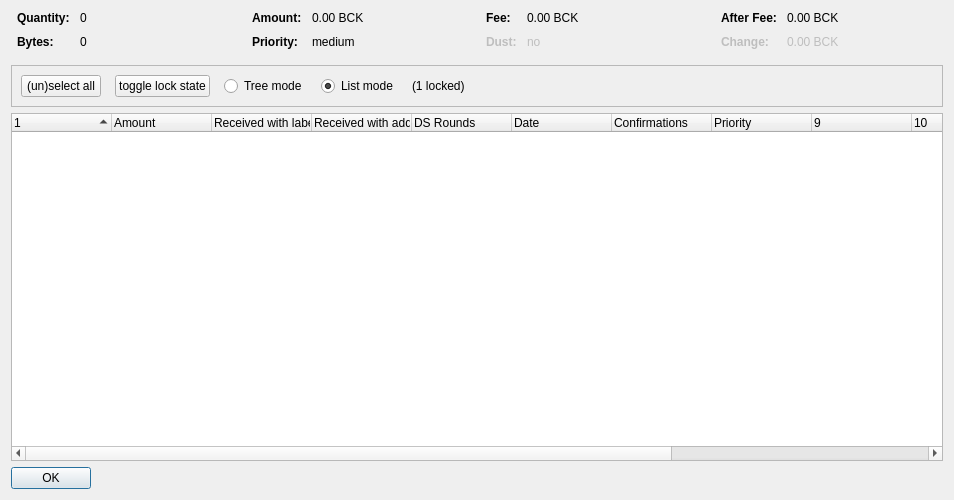
<?xml version="1.0" encoding="UTF-8"?>
<ui version="4.0">
 <class>CoinControlDialog</class>
 <widget class="QDialog" name="CoinControlDialog">
  <property name="geometry">
   <rect>
    <x>0</x>
    <y>0</y>
    <width>954</width>
    <height>500</height>
   </rect>
  </property>
  <property name="windowTitle">
   <string>Coin Selection</string>
  </property>
  <layout class="QVBoxLayout" name="verticalLayout">
   <item>
    <layout class="QHBoxLayout" name="horizontalLayoutTop" stretch="0,0,0,0">
     <property name="topMargin">
      <number>0</number>
     </property>
     <property name="bottomMargin">
      <number>10</number>
     </property>
     <item>
      <layout class="QFormLayout" name="formLayoutCoinControl1">
       <property name="horizontalSpacing">
        <number>10</number>
       </property>
       <property name="verticalSpacing">
        <number>10</number>
       </property>
       <property name="leftMargin">
        <number>6</number>
       </property>
       <property name="rightMargin">
        <number>6</number>
       </property>
       <item row="0" column="0">
        <widget class="QLabel" name="labelCoinControlQuantityText">
         <property name="font">
          <font>
           <weight>75</weight>
           <bold>true</bold>
          </font>
         </property>
         <property name="text">
          <string>Quantity:</string>
         </property>
        </widget>
       </item>
       <item row="0" column="1">
        <widget class="QLabel" name="labelCoinControlQuantity">
         <property name="cursor">
          <cursorShape>IBeamCursor</cursorShape>
         </property>
         <property name="contextMenuPolicy">
          <enum>Qt::ActionsContextMenu</enum>
         </property>
         <property name="text">
          <string notr="true">0</string>
         </property>
         <property name="textInteractionFlags">
          <set>Qt::LinksAccessibleByMouse|Qt::TextSelectableByKeyboard|Qt::TextSelectableByMouse</set>
         </property>
        </widget>
       </item>
       <item row="1" column="0">
        <widget class="QLabel" name="labelCoinControlBytesText">
         <property name="font">
          <font>
           <weight>75</weight>
           <bold>true</bold>
          </font>
         </property>
         <property name="text">
          <string>Bytes:</string>
         </property>
        </widget>
       </item>
       <item row="1" column="1">
        <widget class="QLabel" name="labelCoinControlBytes">
         <property name="cursor">
          <cursorShape>IBeamCursor</cursorShape>
         </property>
         <property name="contextMenuPolicy">
          <enum>Qt::ActionsContextMenu</enum>
         </property>
         <property name="text">
          <string notr="true">0</string>
         </property>
         <property name="textInteractionFlags">
          <set>Qt::LinksAccessibleByMouse|Qt::TextSelectableByKeyboard|Qt::TextSelectableByMouse</set>
         </property>
        </widget>
       </item>
      </layout>
     </item>
     <item>
      <layout class="QFormLayout" name="formLayoutCoinControl2">
       <property name="horizontalSpacing">
        <number>10</number>
       </property>
       <property name="verticalSpacing">
        <number>10</number>
       </property>
       <property name="leftMargin">
        <number>6</number>
       </property>
       <property name="rightMargin">
        <number>6</number>
       </property>
       <item row="0" column="0">
        <widget class="QLabel" name="labelCoinControlAmountText">
         <property name="font">
          <font>
           <weight>75</weight>
           <bold>true</bold>
          </font>
         </property>
         <property name="text">
          <string>Amount:</string>
         </property>
        </widget>
       </item>
       <item row="0" column="1">
        <widget class="QLabel" name="labelCoinControlAmount">
         <property name="cursor">
          <cursorShape>IBeamCursor</cursorShape>
         </property>
         <property name="contextMenuPolicy">
          <enum>Qt::ActionsContextMenu</enum>
         </property>
         <property name="text">
          <string notr="true">0.00 BCK</string>
         </property>
         <property name="textInteractionFlags">
          <set>Qt::LinksAccessibleByMouse|Qt::TextSelectableByKeyboard|Qt::TextSelectableByMouse</set>
         </property>
        </widget>
       </item>
       <item row="1" column="0">
        <widget class="QLabel" name="labelCoinControlPriorityText">
         <property name="font">
          <font>
           <weight>75</weight>
           <bold>true</bold>
          </font>
         </property>
         <property name="text">
          <string>Priority:</string>
         </property>
        </widget>
       </item>
       <item row="1" column="1">
        <widget class="QLabel" name="labelCoinControlPriority">
         <property name="cursor">
          <cursorShape>IBeamCursor</cursorShape>
         </property>
         <property name="contextMenuPolicy">
          <enum>Qt::ActionsContextMenu</enum>
         </property>
         <property name="text">
          <string>medium</string>
         </property>
         <property name="textInteractionFlags">
          <set>Qt::LinksAccessibleByMouse|Qt::TextSelectableByKeyboard|Qt::TextSelectableByMouse</set>
         </property>
        </widget>
       </item>
      </layout>
     </item>
     <item>
      <layout class="QFormLayout" name="formLayoutCoinControl3">
       <property name="horizontalSpacing">
        <number>10</number>
       </property>
       <property name="verticalSpacing">
        <number>10</number>
       </property>
       <property name="leftMargin">
        <number>6</number>
       </property>
       <property name="rightMargin">
        <number>6</number>
       </property>
       <item row="0" column="0">
        <widget class="QLabel" name="labelCoinControlFeeText">
         <property name="font">
          <font>
           <weight>75</weight>
           <bold>true</bold>
          </font>
         </property>
         <property name="text">
          <string>Fee:</string>
         </property>
        </widget>
       </item>
       <item row="0" column="1">
        <widget class="QLabel" name="labelCoinControlFee">
         <property name="cursor">
          <cursorShape>IBeamCursor</cursorShape>
         </property>
         <property name="contextMenuPolicy">
          <enum>Qt::ActionsContextMenu</enum>
         </property>
         <property name="text">
          <string notr="true">0.00 BCK</string>
         </property>
         <property name="textInteractionFlags">
          <set>Qt::LinksAccessibleByMouse|Qt::TextSelectableByKeyboard|Qt::TextSelectableByMouse</set>
         </property>
        </widget>
       </item>
       <item row="1" column="0">
        <widget class="QLabel" name="labelCoinControlLowOutputText">
         <property name="enabled">
          <bool>false</bool>
         </property>
         <property name="font">
          <font>
           <weight>75</weight>
           <bold>true</bold>
          </font>
         </property>
         <property name="text">
          <string>Dust:</string>
         </property>
        </widget>
       </item>
       <item row="1" column="1">
        <widget class="QLabel" name="labelCoinControlLowOutput">
         <property name="enabled">
          <bool>false</bool>
         </property>
         <property name="cursor">
          <cursorShape>IBeamCursor</cursorShape>
         </property>
         <property name="contextMenuPolicy">
          <enum>Qt::ActionsContextMenu</enum>
         </property>
         <property name="text">
          <string>no</string>
         </property>
         <property name="textInteractionFlags">
          <set>Qt::LinksAccessibleByMouse|Qt::TextSelectableByKeyboard|Qt::TextSelectableByMouse</set>
         </property>
        </widget>
       </item>
      </layout>
     </item>
     <item>
      <layout class="QFormLayout" name="formLayoutCoinControl4">
       <property name="horizontalSpacing">
        <number>10</number>
       </property>
       <property name="verticalSpacing">
        <number>10</number>
       </property>
       <property name="leftMargin">
        <number>6</number>
       </property>
       <property name="rightMargin">
        <number>6</number>
       </property>
       <item row="0" column="0">
        <widget class="QLabel" name="labelCoinControlAfterFeeText">
         <property name="font">
          <font>
           <weight>75</weight>
           <bold>true</bold>
          </font>
         </property>
         <property name="text">
          <string>After Fee:</string>
         </property>
        </widget>
       </item>
       <item row="0" column="1">
        <widget class="QLabel" name="labelCoinControlAfterFee">
         <property name="cursor">
          <cursorShape>IBeamCursor</cursorShape>
         </property>
         <property name="contextMenuPolicy">
          <enum>Qt::ActionsContextMenu</enum>
         </property>
         <property name="text">
          <string notr="true">0.00 BCK</string>
         </property>
         <property name="textInteractionFlags">
          <set>Qt::LinksAccessibleByMouse|Qt::TextSelectableByKeyboard|Qt::TextSelectableByMouse</set>
         </property>
        </widget>
       </item>
       <item row="1" column="0">
        <widget class="QLabel" name="labelCoinControlChangeText">
         <property name="enabled">
          <bool>false</bool>
         </property>
         <property name="font">
          <font>
           <weight>75</weight>
           <bold>true</bold>
          </font>
         </property>
         <property name="text">
          <string>Change:</string>
         </property>
        </widget>
       </item>
       <item row="1" column="1">
        <widget class="QLabel" name="labelCoinControlChange">
         <property name="enabled">
          <bool>false</bool>
         </property>
         <property name="cursor">
          <cursorShape>IBeamCursor</cursorShape>
         </property>
         <property name="contextMenuPolicy">
          <enum>Qt::ActionsContextMenu</enum>
         </property>
         <property name="text">
          <string notr="true">0.00 BCK</string>
         </property>
         <property name="textInteractionFlags">
          <set>Qt::LinksAccessibleByMouse|Qt::TextSelectableByKeyboard|Qt::TextSelectableByMouse</set>
         </property>
        </widget>
       </item>
      </layout>
     </item>
    </layout>
   </item>
   <item>
    <widget class="QFrame" name="frame">
     <property name="minimumSize">
      <size>
       <width>0</width>
       <height>40</height>
      </size>
     </property>
     <property name="frameShape">
      <enum>QFrame::StyledPanel</enum>
     </property>
     <property name="frameShadow">
      <enum>QFrame::Sunken</enum>
     </property>
     <layout class="QHBoxLayout" name="horizontalLayout">
      <item>
       <layout class="QHBoxLayout" name="horizontalLayoutPanel" stretch="0,0,0,0,0,0">
        <property name="spacing">
         <number>14</number>
        </property>
        <item>
         <widget class="QPushButton" name="pushButtonSelectAll">
          <property name="sizePolicy">
           <sizepolicy hsizetype="Maximum" vsizetype="Fixed">
            <horstretch>0</horstretch>
            <verstretch>0</verstretch>
           </sizepolicy>
          </property>
          <property name="text">
           <string>(un)select all</string>
          </property>
          <property name="autoDefault">
           <bool>false</bool>
          </property>
         </widget>
        </item>
        <item>
         <widget class="QPushButton" name="pushButtonToggleLock">
          <property name="sizePolicy">
           <sizepolicy hsizetype="Maximum" vsizetype="Fixed">
            <horstretch>0</horstretch>
            <verstretch>0</verstretch>
           </sizepolicy>
          </property>
          <property name="text">
           <string>toggle lock state</string>
          </property>
          <property name="autoDefault">
           <bool>false</bool>
          </property>
         </widget>
        </item>
        <item>
         <widget class="QRadioButton" name="radioTreeMode">
          <property name="sizePolicy">
           <sizepolicy hsizetype="Maximum" vsizetype="Fixed">
            <horstretch>0</horstretch>
            <verstretch>0</verstretch>
           </sizepolicy>
          </property>
          <property name="text">
           <string>Tree mode</string>
          </property>
         </widget>
        </item>
        <item>
         <widget class="QRadioButton" name="radioListMode">
          <property name="sizePolicy">
           <sizepolicy hsizetype="Maximum" vsizetype="Fixed">
            <horstretch>0</horstretch>
            <verstretch>0</verstretch>
           </sizepolicy>
          </property>
          <property name="text">
           <string>List mode</string>
          </property>
          <property name="checked">
           <bool>true</bool>
          </property>
         </widget>
        </item>
        <item>
         <widget class="QLabel" name="labelLocked">
          <property name="text">
           <string>(1 locked)</string>
          </property>
         </widget>
        </item>
        <item>
         <spacer name="horizontalSpacer">
          <property name="orientation">
           <enum>Qt::Horizontal</enum>
          </property>
          <property name="sizeHint" stdset="0">
           <size>
            <width>40</width>
            <height>20</height>
           </size>
          </property>
         </spacer>
        </item>
       </layout>
      </item>
     </layout>
    </widget>
   </item>
   <item>
    <widget class="CoinControlTreeWidget" name="treeWidget">
     <property name="contextMenuPolicy">
      <enum>Qt::CustomContextMenu</enum>
     </property>
     <property name="sortingEnabled">
      <bool>false</bool>
     </property>
     <property name="columnCount">
      <number>13</number>
     </property>
     <attribute name="headerShowSortIndicator" stdset="0">
      <bool>true</bool>
     </attribute>
     <attribute name="headerStretchLastSection">
      <bool>false</bool>
     </attribute>
     <column>
      <property name="text">
       <string/>
      </property>
     </column>
     <column>
      <property name="text">
       <string>Amount</string>
      </property>
     </column>
     <column>
      <property name="text">
       <string>Received with label</string>
      </property>
     </column>
     <column>
      <property name="text">
       <string>Received with address</string>
      </property>
     </column>
     <column>
      <property name="text">
       <string>DS Rounds</string>
      </property>
     </column>
     <column>
      <property name="text">
       <string>Date</string>
      </property>
     </column>
     <column>
      <property name="text">
       <string>Confirmations</string>
      </property>
      <property name="toolTip">
       <string>Confirmed</string>
      </property>
     </column>
     <column>
      <property name="text">
       <string>Priority</string>
      </property>
     </column>
     <column>
      <property name="text">
       <string/>
      </property>
     </column>
     <column>
      <property name="text">
       <string/>
      </property>
     </column>
     <column>
      <property name="text">
       <string/>
      </property>
     </column>
     <column>
      <property name="text">
       <string/>
      </property>
     </column>
     <column>
      <property name="text">
       <string/>
      </property>
     </column>
    </widget>
   </item>
   <item>
    <widget class="QDialogButtonBox" name="buttonBox">
     <property name="sizePolicy">
      <sizepolicy hsizetype="Maximum" vsizetype="Fixed">
       <horstretch>0</horstretch>
       <verstretch>0</verstretch>
      </sizepolicy>
     </property>
     <property name="orientation">
      <enum>Qt::Horizontal</enum>
     </property>
     <property name="standardButtons">
      <set>QDialogButtonBox::Ok</set>
     </property>
    </widget>
   </item>
  </layout>
 </widget>
 <customwidgets>
  <customwidget>
   <class>CoinControlTreeWidget</class>
   <extends>QTreeWidget</extends>
   <header>coincontroltreewidget.h</header>
  </customwidget>
 </customwidgets>
 <resources/>
 <connections/>
</ui>
